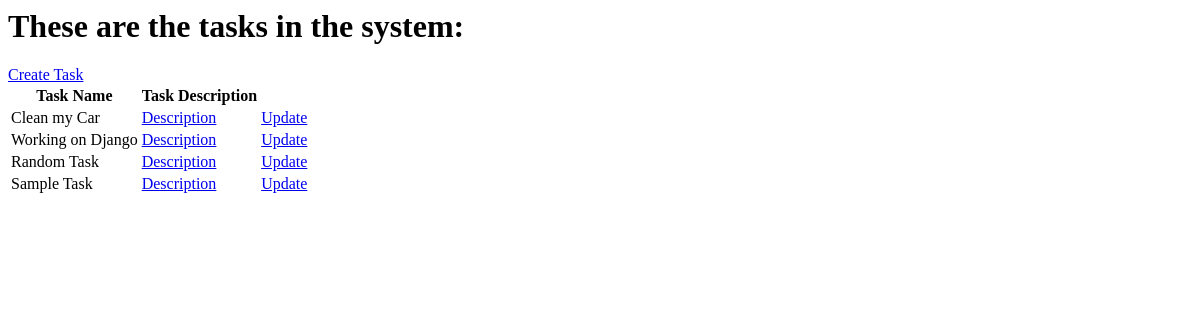
The app's page /task, older data.
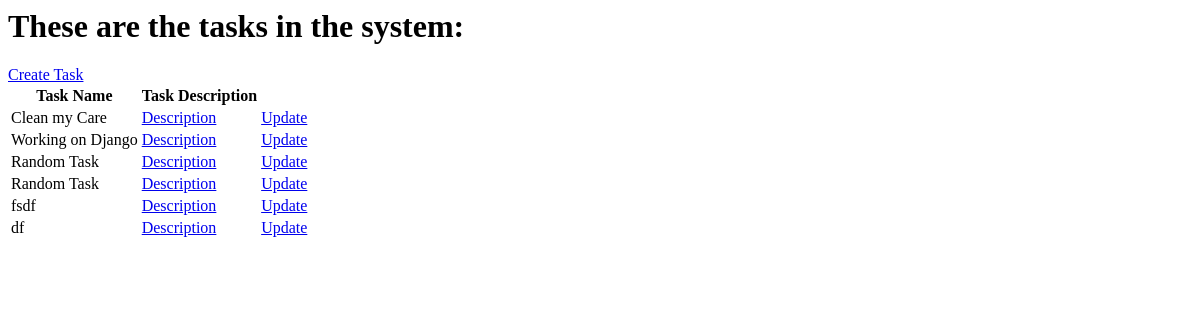
The same page, newer data.
### base/models.py (models this page shows, shortened)
class Task(models.Model):
    User = models.ForeignKey(User, null=True, blank=True, on_delete=models.CASCADE)
    Title = models.CharField(max_length=150)
    Description = models.TextField()
    Completed = models.BooleanField()
    Created = models.DateTimeField(auto_now_add=True)

### base/views.py (the view)
# urls.py: urlpatterns = [path('task', views.TaskList.as_view(), name = 'tasks'),
class TaskList(ListView):
    model = Task
    context_object_name = 'task_list'

### base/templates/base/task_list.html
<h1>These are the tasks in the system:</h1>
<a href = "{% url 'create' %}">Create Task</a>
<table>
<tr>
    <th>Task Name</th>
    <th>Task Description</th>
</tr>
{% for task in task_list %}
    <tr>
        <td>{{task.Title}}</td>
        <td><a href="{% url 'details' task.id %}">Description</a></td>
        <td><a href ="{% url 'update' task.id %}">Update</a></td>
    </tr>
{% endfor %}
</table>

Row changes from the older to the newer data that the page shows:
removed Task: Title "Sample Task"
changed Task: Title "Clean my Car" → "Clean my Care"
added Task: Title "Random Task"
added Task: Title "fsdf"
added Task: Title "df"
